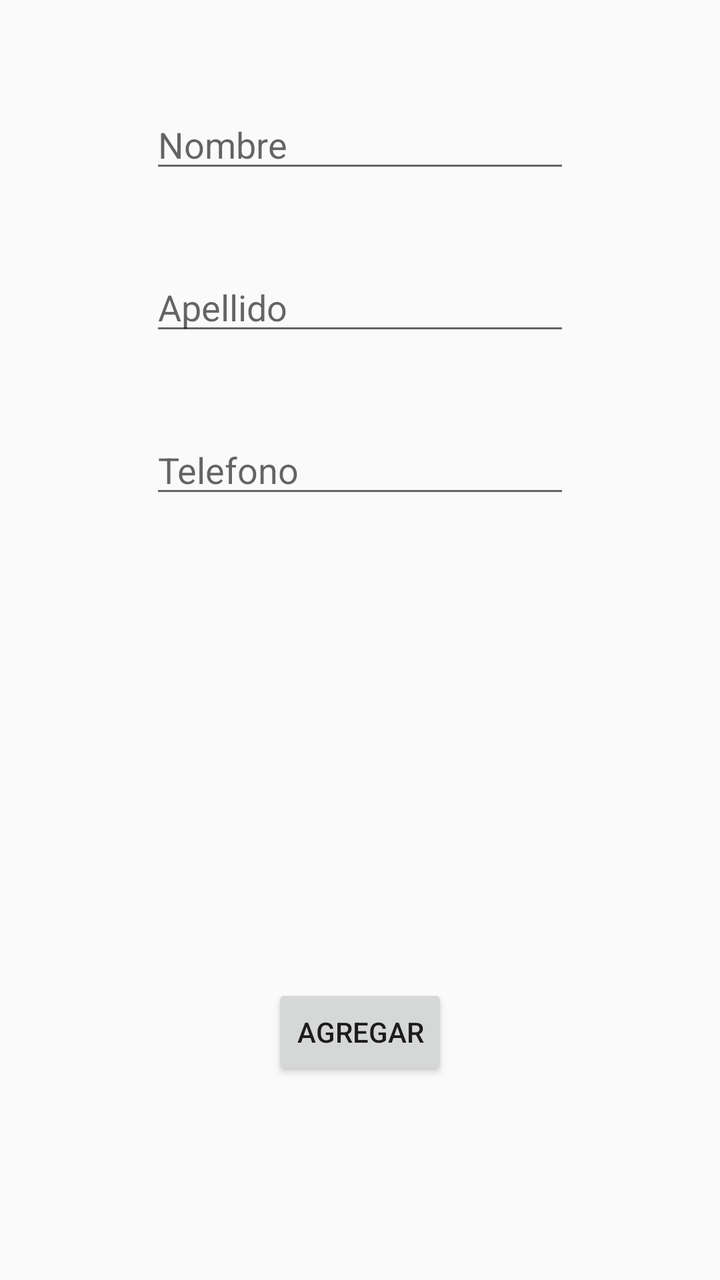
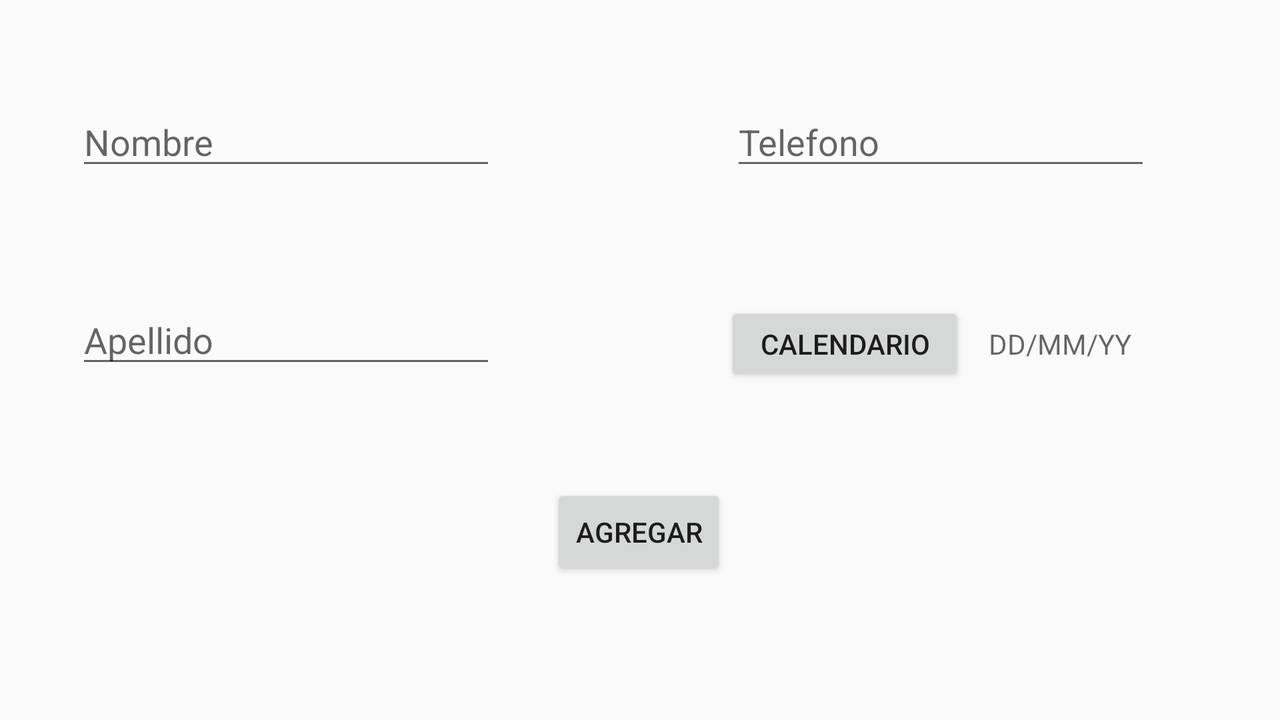

One screen, two layout resources from the same app: the default and the repository's alternative for another configuration. Each is rendered where Android would select it; the XML of both is given below.
<!-- AndroidManifest.xml: application theme AppTheme -->
<!-- res/layout/activity_agregar_contacto.xml -->
<?xml version="1.0" encoding="utf-8"?>
<android.support.constraint.ConstraintLayout xmlns:android="http://schemas.android.com/apk/res/android"
    xmlns:app="http://schemas.android.com/apk/res-auto"
    xmlns:tools="http://schemas.android.com/tools"
    android:layout_width="match_parent"
    android:layout_height="match_parent"
    tools:context=".AgregarContacto">

    <EditText
        android:id="@+id/editNombre"
        android:layout_width="wrap_content"
        android:layout_height="wrap_content"
        android:layout_marginTop="50dp"
        android:ems="10"
        android:inputType="textPersonName"
        android:hint="@string/ingreso_nombre"
        app:layout_constraintEnd_toEndOf="parent"
        app:layout_constraintStart_toStartOf="parent"
        app:layout_constraintTop_toTopOf="parent"
        android:autofillHints="" />

    <EditText
        android:id="@+id/editApellido"
        android:layout_width="wrap_content"
        android:layout_height="wrap_content"
        android:layout_marginTop="40dp"
        android:ems="10"
        android:inputType="textPersonName"
        android:hint="@string/ingreso_apellido"
        app:layout_constraintEnd_toEndOf="parent"
        app:layout_constraintStart_toStartOf="parent"
        app:layout_constraintTop_toBottomOf="@+id/editNombre"
        android:importantForAutofill="no" />


    <EditText
        android:id="@+id/editTelefono"
        android:layout_width="wrap_content"
        android:layout_height="wrap_content"
        android:layout_marginTop="40dp"
        android:ems="10"
        android:inputType="phone"
        android:hint="@string/ingreso_telefono"
        app:layout_constraintEnd_toEndOf="parent"
        app:layout_constraintStart_toStartOf="parent"
        app:layout_constraintTop_toBottomOf="@+id/editApellido"
        android:importantForAutofill="no" />

    <TextView
        android:id="@+id/editFecha"
        android:layout_width="wrap_content"
        android:layout_height="wrap_content"
        android:layout_marginTop="130dp"
        android:layout_marginBottom="150dp"
        android:hint="@string/ingreso_fecha"
        app:layout_constraintBottom_toTopOf="@+id/buttonAgregar"
        app:layout_constraintEnd_toEndOf="parent"
        app:layout_constraintHorizontal_bias="0.133"
        app:layout_constraintStart_toEndOf="@+id/buttonC"
        app:layout_constraintTop_toBottomOf="@+id/editTelefono" />

    <Button
        android:id="@+id/buttonC"
        android:layout_width="120dp"
        android:layout_height="42dp"
        android:layout_marginStart="16dp"
        android:layout_marginLeft="16dp"
        android:layout_marginTop="130dp"
        android:layout_marginBottom="150dp"
        android:text="@string/texto_calendario"
        app:layout_constraintBottom_toTopOf="@+id/buttonAgregar"
        app:layout_constraintStart_toStartOf="parent"
        app:layout_constraintTop_toBottomOf="@+id/editTelefono" />

    <Button
        android:id="@+id/buttonAgregar"
        android:layout_width="wrap_content"
        android:layout_height="wrap_content"
        android:layout_marginBottom="100dp"
        android:onClick="addData"
        android:text="@string/boton_agregar"
        app:layout_constraintBottom_toBottomOf="parent"
        app:layout_constraintEnd_toEndOf="parent"
        app:layout_constraintStart_toStartOf="parent" />


</android.support.constraint.ConstraintLayout>
<!-- resources referenced by this layout -->
<resources>
  <string name="boton_agregar">Agregar</string>
  <string name="ingreso_apellido">Apellido</string>
  <string name="ingreso_fecha">DD/MM/YY</string>
  <string name="ingreso_nombre">Nombre</string>
  <string name="ingreso_telefono">Telefono</string>
  <string name="texto_calendario">Calendario</string>
  <style name="AppTheme" parent="Theme.AppCompat.Light.DarkActionBar">
          
          
          <item name="colorPrimary">#212121</item>
          <item name="colorPrimaryDark">#000000</item>
          <item name="colorAccent">@color/colorAccent</item>
          <item name="backgroundcolor">#303030</item>
          <item name="cardbackground">#424242</item>
          <item name="textcolor">#ffffff</item>
          <item name="tintcolor">#ffffff</item>
          <item name="buttoncolor">#2196F3</item>
          <item name="hintcolor">#5c5c5c</item>
      </style>
</resources>
<!-- res/layout-land/activity_agregar_contacto.xml (the repository's variant of the layout above) -->
<!-- drawn on the phone turned sideways -->
<?xml version="1.0" encoding="utf-8"?>
<android.support.constraint.ConstraintLayout xmlns:android="http://schemas.android.com/apk/res/android"
    xmlns:app="http://schemas.android.com/apk/res-auto"
    xmlns:tools="http://schemas.android.com/tools"
    android:layout_width="match_parent"
    android:layout_height="match_parent"
    tools:context=".AgregarContacto">


    <EditText
        android:id="@+id/editNombre"
        android:layout_width="wrap_content"
        android:layout_height="wrap_content"
        android:ems="10"
        android:hint="@string/ingreso_nombre"
        android:inputType="textPersonName"
        app:layout_constraintBottom_toBottomOf="parent"
        app:layout_constraintEnd_toEndOf="parent"
        app:layout_constraintHorizontal_bias="0.088"
        app:layout_constraintStart_toStartOf="parent"
        app:layout_constraintTop_toTopOf="parent"
        app:layout_constraintVertical_bias="0.153"
        android:importantForAutofill="no" />

    <EditText
        android:id="@+id/editApellido"
        android:layout_width="wrap_content"
        android:layout_height="wrap_content"
        android:ems="10"
        android:hint="@string/ingreso_apellido"
        android:inputType="textPersonName"
        app:layout_constraintBottom_toBottomOf="parent"
        app:layout_constraintEnd_toEndOf="parent"
        app:layout_constraintHorizontal_bias="0.088"
        app:layout_constraintStart_toStartOf="parent"
        app:layout_constraintTop_toBottomOf="@+id/editNombre"
        app:layout_constraintVertical_bias="0.252"
        android:importantForAutofill="no" />

    <EditText
        android:id="@+id/editTelefono"
        android:layout_width="wrap_content"
        android:layout_height="wrap_content"
        android:ems="10"
        android:hint="@string/ingreso_telefono"
        android:inputType="phone"
        app:layout_constraintBottom_toBottomOf="parent"
        app:layout_constraintEnd_toEndOf="parent"
        app:layout_constraintHorizontal_bias="0.644"
        app:layout_constraintStart_toEndOf="@+id/editNombre"
        app:layout_constraintTop_toTopOf="parent"
        app:layout_constraintVertical_bias="0.153"
        android:importantForAutofill="no" />

    <TextView
        android:id="@+id/editFecha"
        android:layout_width="wrap_content"
        android:layout_height="wrap_content"
        android:hint="@string/ingreso_fecha"
        app:layout_constraintBottom_toBottomOf="parent"
        app:layout_constraintEnd_toEndOf="parent"
        app:layout_constraintHorizontal_bias="0.139"
        app:layout_constraintStart_toEndOf="@+id/buttonC"
        app:layout_constraintTop_toBottomOf="@+id/editTelefono"
        app:layout_constraintVertical_bias="0.288" />

    <Button
        android:id="@+id/buttonC"
        android:layout_width="120dp"
        android:layout_height="42dp"
        android:layout_marginTop="48dp"
        android:text="@string/texto_calendario"
        app:layout_constraintBottom_toTopOf="@+id/buttonAgregar"
        app:layout_constraintEnd_toEndOf="parent"
        app:layout_constraintHorizontal_bias="0.697"
        app:layout_constraintStart_toStartOf="parent"
        app:layout_constraintTop_toBottomOf="@+id/editTelefono"
        app:layout_constraintVertical_bias="0.208" />

    <Button
        android:id="@+id/buttonAgregar"
        android:layout_width="wrap_content"
        android:layout_height="wrap_content"
        android:onClick="addData"
        android:text="@string/boton_agregar"
        app:layout_constraintBottom_toBottomOf="parent"
        app:layout_constraintEnd_toEndOf="parent"
        app:layout_constraintHorizontal_bias="0.499"
        app:layout_constraintStart_toStartOf="parent"
        app:layout_constraintTop_toTopOf="parent"
        app:layout_constraintVertical_bias="0.776" />


</android.support.constraint.ConstraintLayout>
